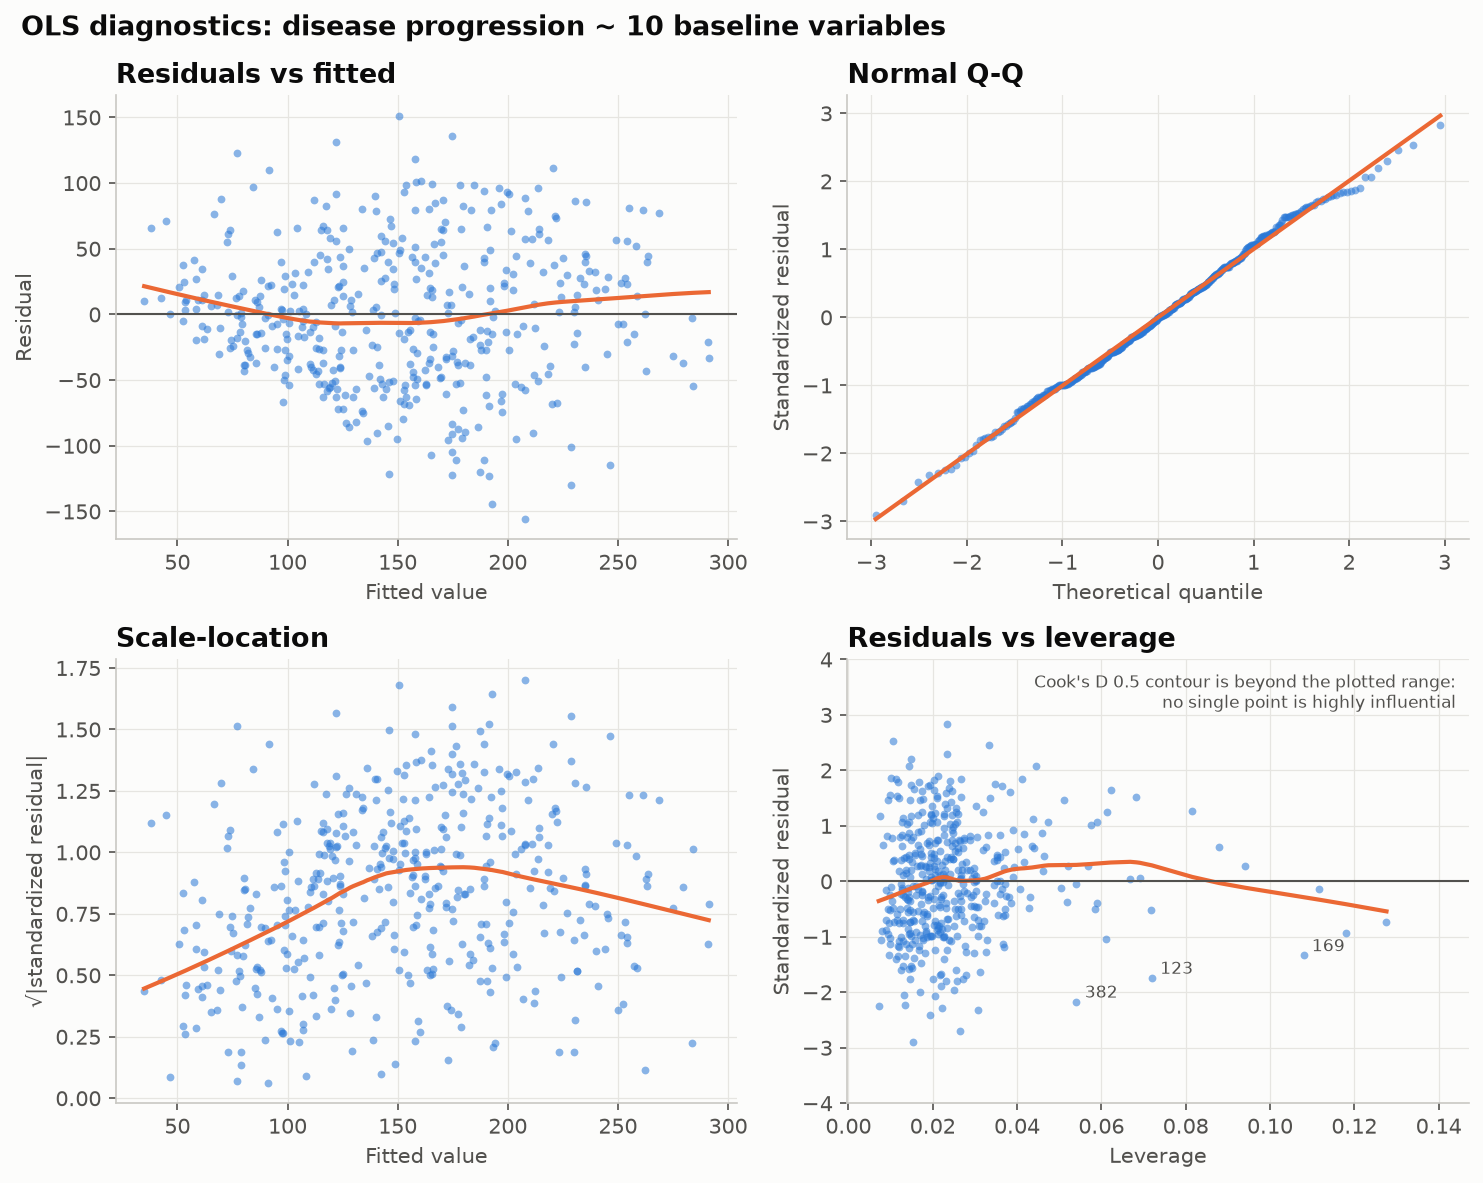

The Python source for this figure:
"""
Regression Residual Diagnostics  -  family: Multivariate & ML

DESIGN PURPOSE
A 2×2 panel of standard checks for a linear regression: residuals vs fitted
(non-linearity), normal Q-Q (normality), scale-location (constant variance)
and residuals vs leverage (influential points). It shows whether the model's
assumptions hold before you trust its coefficients and p-values.

WHEN TO USE
  - Validate any linear or generalized linear model before reporting it
  - Find influential observations that drive the fit
  - Decide whether to transform the outcome or add non-linear terms

AVOID WHEN
  - The audience only needs the model's conclusions (keep this in the
    appendix)
  - The model is not regression-based (use calibration or residual plots
    specific to that model)

ALTERNATIVES
  - Calibration plot (classification)
  - Partial residual plots per predictor

EXAMPLE
An ordinary-least-squares model of one-year disease progression on all 10
baseline variables of the real Diabetes dataset bundled with scikit-learn
(load_diabetes, 442 patients), fitted with statsmodels.

Run:  python residual_diagnostics.py
"""
import sys
from pathlib import Path

import numpy as np
import pandas as pd
import matplotlib.pyplot as plt

# Library style: categorical colors in fixed order, recessive axes, hairline grid.
PALETTE = ["#2a78d6", "#eb6834", "#1baf7a", "#eda100",
           "#e87ba4", "#008300", "#6250d6", "#e34948"]
SEQ_CMAP = "Blues"      # sequential: one hue, light -> dark
DIV_CMAP = "RdBu_r"     # diverging: two opposite hues, neutral midpoint
GRAY = "#b8b7b1"        # de-emphasised marks
plt.rcParams.update({
    "figure.figsize": (8, 4.8), "figure.dpi": 110, "figure.facecolor": "#fcfcfb",
    "axes.facecolor": "#fcfcfb", "axes.edgecolor": "#c9c8c3", "axes.linewidth": 0.8,
    "axes.spines.top": False, "axes.spines.right": False,
    "axes.grid": True, "grid.color": "#e6e5e1", "grid.linewidth": 0.6, "axes.axisbelow": True,
    "axes.prop_cycle": plt.cycler(color=PALETTE),
    "axes.titlesize": 13, "axes.titleweight": "bold", "axes.titlelocation": "left",
    "axes.labelcolor": "#52514e", "xtick.color": "#52514e", "ytick.color": "#52514e",
    "text.color": "#0b0b0b", "font.size": 10, "lines.linewidth": 2,
    "legend.frameon": False,
})

import statsmodels.api as sm
from scipy import stats
from sklearn.datasets import load_diabetes
from statsmodels.nonparametric.smoothers_lowess import lowess

# --- Example data ------------------------------------------------------------
diab = load_diabetes(as_frame=True)
X = sm.add_constant(diab.data)
fit = sm.OLS(diab.target, X).fit()
infl = fit.get_influence()
d = pd.DataFrame({
    "fitted": fit.fittedvalues, "resid": fit.resid,
    "std_resid": infl.resid_studentized_internal,
    "leverage": infl.hat_matrix_diag, "cooks": infl.cooks_distance[0],
})
print(f"R² = {fit.rsquared:.2f}, n = {int(fit.nobs)}, p = {int(fit.df_model)}")
d.sort_values("cooks", ascending=False).head().round(3)

# --- Plot --------------------------------------------------------------------
def trend(ax, x, y):
    sm_ = lowess(y, x, frac=0.6)
    ax.plot(sm_[:, 0], sm_[:, 1], color=PALETTE[1], lw=2)

pt = dict(s=14, alpha=0.55, color=PALETTE[0], linewidth=0)
fig, axes = plt.subplots(2, 2, figsize=(10, 8))
ax = axes[0, 0]
ax.scatter(d["fitted"], d["resid"], **pt); trend(ax, d["fitted"], d["resid"])
ax.axhline(0, color="#52514e", lw=1)
ax.set(title="Residuals vs fitted", xlabel="Fitted value", ylabel="Residual")
ax = axes[0, 1]
(osm, osr), (slope, icpt, _) = stats.probplot(d["std_resid"], dist="norm")
ax.scatter(osm, osr, **pt)
ax.plot(osm, slope * osm + icpt, color=PALETTE[1], lw=2)
ax.set(title="Normal Q-Q", xlabel="Theoretical quantile", ylabel="Standardized residual")
ax = axes[1, 0]
sl = np.sqrt(np.abs(d["std_resid"]))
ax.scatter(d["fitted"], sl, **pt); trend(ax, d["fitted"], sl)
ax.set(title="Scale-location", xlabel="Fitted value", ylabel="√|standardized residual|")
ax = axes[1, 1]
ax.scatter(d["leverage"], d["std_resid"], **pt); trend(ax, d["leverage"], d["std_resid"])
ax.axhline(0, color="#52514e", lw=1)
p = int(fit.df_model) + 1
hx = np.linspace(d["leverage"].min() * 0.9, d["leverage"].max() * 1.1, 100)
hy = np.sqrt(0.5 * p * (1 - hx) / hx)          # Cook's distance = 0.5 contour
ax.plot(hx, hy, color="#b8b7b1", lw=1)
ax.plot(hx, -hy, color="#b8b7b1", lw=1)
ax.set_ylim(-4, 4)
note = ("Cook's D 0.5 contour is beyond the plotted range:\nno single point is highly influential"
        if hy.min() > 4 else "gray curves: Cook's D = 0.5")
ax.text(0.98, 0.97, note, transform=ax.transAxes, ha="right", va="top", fontsize=8, color="#52514e")
for i in d["cooks"].nlargest(3).index:
    ax.annotate(str(i), (d.at[i, "leverage"], d.at[i, "std_resid"]), xytext=(4, 2),
                textcoords="offset points", fontsize=8, color="#52514e")
ax.set(title="Residuals vs leverage", xlabel="Leverage", ylabel="Standardized residual")
fig.suptitle("OLS diagnostics: disease progression ~ 10 baseline variables",
             x=0.02, ha="left", fontsize=13, fontweight="bold")
fig.tight_layout()

# --- Save / show -------------------------------------------------------------
out = Path(__file__).with_name(Path(__file__).stem + ".png")
fig.savefig(out, dpi=150, bbox_inches="tight")
print(f"saved {out}")
if "--no-show" not in sys.argv:
    plt.show()
